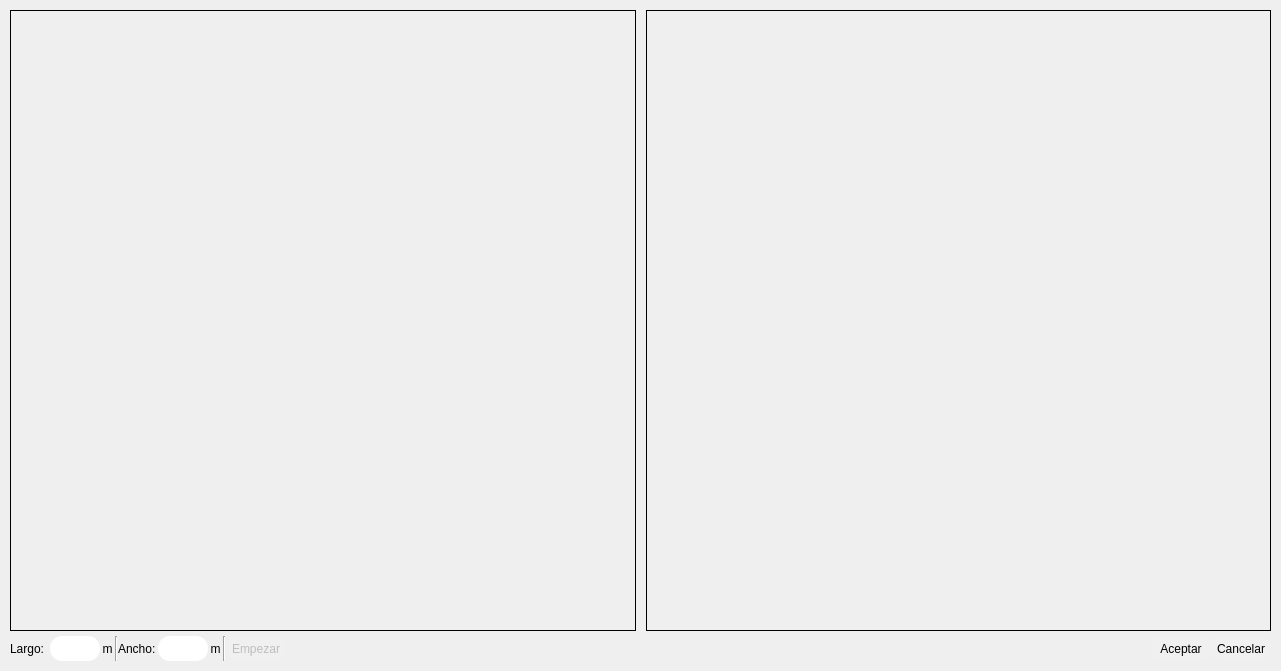
<?xml version="1.0" encoding="UTF-8"?>
<ui version="4.0">
 <class>CalibracionWindow</class>
 <widget class="QDialog" name="CalibracionWindow">
  <property name="geometry">
   <rect>
    <x>0</x>
    <y>0</y>
    <width>1281</width>
    <height>671</height>
   </rect>
  </property>
  <property name="minimumSize">
   <size>
    <width>1280</width>
    <height>670</height>
   </size>
  </property>
  <property name="windowTitle">
   <string>Calibración de Video</string>
  </property>
  <property name="windowIcon">
   <iconset resource="recursos.qrc">
    <normaloff>:/imagenes/Imagenes/Icono.png</normaloff>:/imagenes/Imagenes/Icono.png</iconset>
  </property>
  <property name="modal">
   <bool>true</bool>
  </property>
  <layout class="QVBoxLayout" name="verticalLayout" stretch="1,0">
   <property name="spacing">
    <number>5</number>
   </property>
   <property name="leftMargin">
    <number>10</number>
   </property>
   <property name="topMargin">
    <number>10</number>
   </property>
   <property name="rightMargin">
    <number>10</number>
   </property>
   <property name="bottomMargin">
    <number>10</number>
   </property>
   <item>
    <layout class="QHBoxLayout" name="horizontalLayout" stretch="1,1">
     <property name="spacing">
      <number>10</number>
     </property>
     <item>
      <widget class="frameDisplay" name="lblCalibracion">
       <property name="mouseTracking">
        <bool>true</bool>
       </property>
       <property name="frameShape">
        <enum>QFrame::Box</enum>
       </property>
       <property name="text">
        <string/>
       </property>
       <property name="scaledContents">
        <bool>true</bool>
       </property>
      </widget>
     </item>
     <item>
      <widget class="frameDisplay" name="lblCorreccion">
       <property name="mouseTracking">
        <bool>true</bool>
       </property>
       <property name="frameShape">
        <enum>QFrame::Box</enum>
       </property>
       <property name="text">
        <string/>
       </property>
       <property name="scaledContents">
        <bool>true</bool>
       </property>
      </widget>
     </item>
    </layout>
   </item>
   <item>
    <layout class="QHBoxLayout" name="horizontalLayout_2" stretch="0,0,0,0,0,0,0,0,0,0,0,0">
     <property name="spacing">
      <number>0</number>
     </property>
     <item>
      <widget class="QLabel" name="largoViaLabel">
       <property name="minimumSize">
        <size>
         <width>40</width>
         <height>25</height>
        </size>
       </property>
       <property name="maximumSize">
        <size>
         <width>40</width>
         <height>25</height>
        </size>
       </property>
       <property name="text">
        <string>Largo:</string>
       </property>
      </widget>
     </item>
     <item>
      <widget class="QLineEdit" name="largoViaEdit">
       <property name="minimumSize">
        <size>
         <width>50</width>
         <height>25</height>
        </size>
       </property>
       <property name="maximumSize">
        <size>
         <width>50</width>
         <height>25</height>
        </size>
       </property>
       <property name="styleSheet">
        <string notr="true">QLineEdit {border: 0px solid; border-radius: 12; background-color: white; padding: 0 12 0 12}</string>
       </property>
      </widget>
     </item>
     <item>
      <widget class="QLabel" name="label_1">
       <property name="minimumSize">
        <size>
         <width>15</width>
         <height>25</height>
        </size>
       </property>
       <property name="maximumSize">
        <size>
         <width>15</width>
         <height>25</height>
        </size>
       </property>
       <property name="text">
        <string>m</string>
       </property>
       <property name="alignment">
        <set>Qt::AlignCenter</set>
       </property>
      </widget>
     </item>
     <item>
      <widget class="Line" name="line_1">
       <property name="minimumSize">
        <size>
         <width>0</width>
         <height>25</height>
        </size>
       </property>
       <property name="maximumSize">
        <size>
         <width>16777215</width>
         <height>25</height>
        </size>
       </property>
       <property name="orientation">
        <enum>Qt::Vertical</enum>
       </property>
      </widget>
     </item>
     <item>
      <widget class="QLabel" name="anchoViaLabel">
       <property name="minimumSize">
        <size>
         <width>40</width>
         <height>25</height>
        </size>
       </property>
       <property name="maximumSize">
        <size>
         <width>40</width>
         <height>25</height>
        </size>
       </property>
       <property name="text">
        <string>Ancho:</string>
       </property>
      </widget>
     </item>
     <item>
      <widget class="QLineEdit" name="anchoViaEdit">
       <property name="minimumSize">
        <size>
         <width>50</width>
         <height>25</height>
        </size>
       </property>
       <property name="maximumSize">
        <size>
         <width>50</width>
         <height>25</height>
        </size>
       </property>
       <property name="styleSheet">
        <string notr="true">QLineEdit {border: 0px solid; border-radius: 12; background-color: white; padding: 0 12 0 12}</string>
       </property>
       <property name="text">
        <string/>
       </property>
      </widget>
     </item>
     <item>
      <widget class="QLabel" name="label_2">
       <property name="minimumSize">
        <size>
         <width>15</width>
         <height>25</height>
        </size>
       </property>
       <property name="maximumSize">
        <size>
         <width>15</width>
         <height>25</height>
        </size>
       </property>
       <property name="text">
        <string>m</string>
       </property>
       <property name="alignment">
        <set>Qt::AlignCenter</set>
       </property>
      </widget>
     </item>
     <item>
      <widget class="Line" name="line_2">
       <property name="minimumSize">
        <size>
         <width>0</width>
         <height>25</height>
        </size>
       </property>
       <property name="maximumSize">
        <size>
         <width>16777215</width>
         <height>25</height>
        </size>
       </property>
       <property name="orientation">
        <enum>Qt::Vertical</enum>
       </property>
      </widget>
     </item>
     <item>
      <widget class="QToolButton" name="empezarButton">
       <property name="enabled">
        <bool>false</bool>
       </property>
       <property name="minimumSize">
        <size>
         <width>60</width>
         <height>25</height>
        </size>
       </property>
       <property name="maximumSize">
        <size>
         <width>60</width>
         <height>25</height>
        </size>
       </property>
       <property name="styleSheet">
        <string notr="true">QToolButton {border: 0px solid; 	border-radius: 12;	background-color: rgb(240,240,240)} QToolButton:hover {border: 0px solid; 	border-radius: 12;	background-color: rgb(178,178,178)}</string>
       </property>
       <property name="text">
        <string>Empezar</string>
       </property>
      </widget>
     </item>
     <item>
      <spacer name="horizontalSpacer">
       <property name="orientation">
        <enum>Qt::Horizontal</enum>
       </property>
       <property name="sizeHint" stdset="0">
        <size>
         <width>40</width>
         <height>20</height>
        </size>
       </property>
      </spacer>
     </item>
     <item>
      <widget class="QToolButton" name="aceptarButton">
       <property name="minimumSize">
        <size>
         <width>60</width>
         <height>25</height>
        </size>
       </property>
       <property name="maximumSize">
        <size>
         <width>60</width>
         <height>25</height>
        </size>
       </property>
       <property name="styleSheet">
        <string notr="true">QToolButton {border: 0px solid; 	border-radius: 12;	background-color: rgb(240,240,240)} QToolButton:hover {border: 0px solid; 	border-radius: 12;	background-color: rgb(178,178,178)}</string>
       </property>
       <property name="text">
        <string>Aceptar</string>
       </property>
      </widget>
     </item>
     <item>
      <widget class="QToolButton" name="cancelarButton">
       <property name="minimumSize">
        <size>
         <width>60</width>
         <height>25</height>
        </size>
       </property>
       <property name="maximumSize">
        <size>
         <width>60</width>
         <height>25</height>
        </size>
       </property>
       <property name="styleSheet">
        <string notr="true">QToolButton {border: 0px solid; 	border-radius: 12;	background-color: rgb(240,240,240)} QToolButton:hover {border: 0px solid; 	border-radius: 12;	background-color: rgb(178,178,178)}</string>
       </property>
       <property name="text">
        <string>Cancelar</string>
       </property>
      </widget>
     </item>
    </layout>
   </item>
  </layout>
 </widget>
 <customwidgets>
  <customwidget>
   <class>frameDisplay</class>
   <extends>QLabel</extends>
   <header location="global">framedisplay.h</header>
  </customwidget>
 </customwidgets>
 <tabstops>
  <tabstop>empezarButton</tabstop>
  <tabstop>aceptarButton</tabstop>
 </tabstops>
 <resources>
  <include location="recursos.qrc"/>
 </resources>
 <connections/>
</ui>
